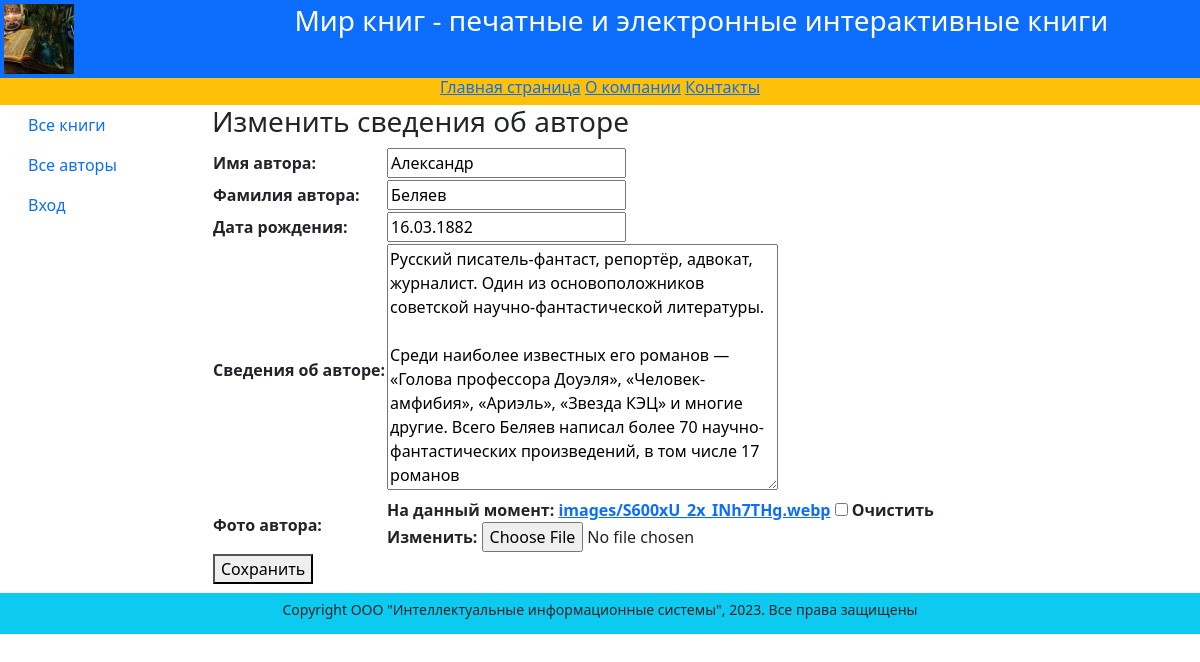
/edit_author/1/, run on the app's committed database.
### catalog/models.py (models this page shows, shortened)
class Author(models.Model):
    first_name = models.CharField(max_length=100,
        help_text="Введите имя автора",
        verbose_name="Имя автора")
    last_name = models.CharField(max_length=100,
        help_text="Введите фамилию автора",
        verbose_name="Фамилия автора")
    date_of_birth = models.DateField(
        help_text="Введите дату рождения",
        verbose_name="Дата рождения",
        null=True, blank=True)
    about = models.TextField(help_text="Введите сведения об авторе",
        verbose_name="Сведения об авторе")
    photo = models.ImageField(upload_to='images',
        help_text="Введите фото автора",
        verbose_name="Фото автора",
        null=True, blank=True)

### catalog/views.py (the view)
# urls.py: path('edit_author/<int:id>/', views.edit_author, name='edit_author'),
def edit_author(request, id):
    author = Author.objects.get(id=id)
    if request.method == "POST":
        instance = Author.objects.get(pk=id)
        form = Form_edit_author(request.POST, request.FILES, instance=instance)
        if form.is_valid():
            form.save()
        return HttpResponseRedirect("/edit_authors/")
    else:
        form = Form_edit_author(instance=author)
        content = {"form": form}
        return render(request, "catalog/edit_author.html", content)

### catalog/views.py
class Form_edit_author(forms.ModelForm):
    class Meta:
        model = Author
        fields = '__all__'

### templates/catalog/edit_author.html (shortened to what this page needs)
{% extends "catalog/base.html" %}
{% block content %}
<div class="row text-start lh-2">
<h3>Изменить сведения об авторе</h3>
</div>
<form method="post" enctype="multipart/form-data">
<table class="text-start">
{% for field in form %}
<tr>
<th>{{ field.label_tag }}
</th>
<th>{{ field }}</th>
</tr>
{% endfor %}
<th>
<button type="submit">Сохранить</button>
</th>
</table>
</form>
{% endblock %}

### data on the page
Author: form "Александр" "Беляев" "16.03.1882" "Русский писатель-фантаст, репортёр, адвокат, журналист. Один из основоположников советской научно-фантастической литературы. Среди наиболее известных его романов — «Голова профессора Доуэля», «Человек-амфибия», «Ариэль», «Звезда КЭЦ» и многие другие. Всего Беляев написал более 70 научно-фантастических произведений, в том числе 17 романов"

### other printed values
{{ field.label_tag }} "Имя автора:" "Фамилия автора:" "Дата рождения:" "Сведения об авторе:" "Фото автора:"
